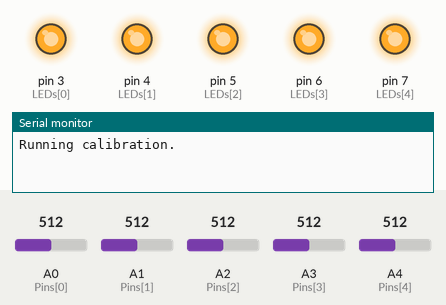
The sketch below on a simulated Arduino Uno, built with avr-gcc and run on an emulated ATmega328P. On the bench: output pins drawn as LEDs (lit = HIGH), the last lines printed to the serial monitor. Inputs (shaded band) come from the test bench; at power-on: A0 (Pins[0]) = 512, A1 (Pins[1]) = 512, A2 (Pins[2]) = 512, A3 (Pins[3]) = 512, A4 (Pins[4]) = 512.

Above: at 0.15 s.
At 3.1 s:
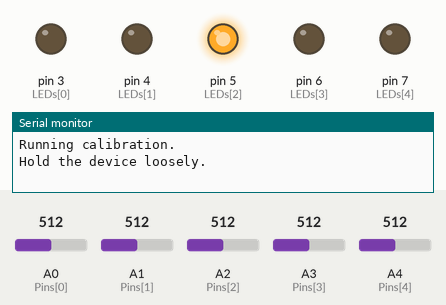
At 9.1 s:
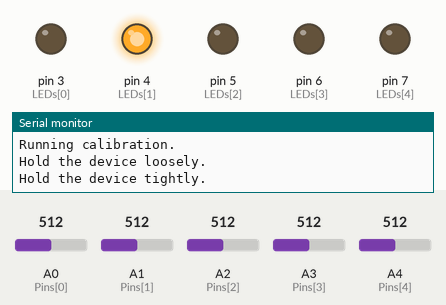
At 17.8 s:
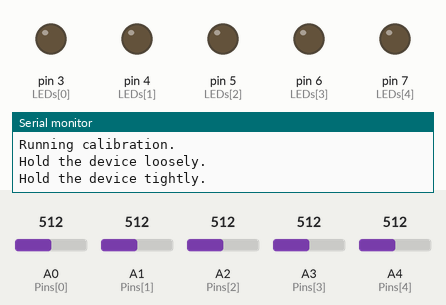
Timing chart, 0 to 19.3 s (numbered marks = the images above):
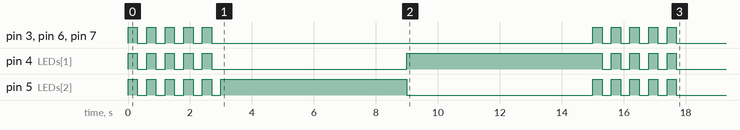

Measured:
- by itself, pin 4 (LEDs[1]): goes 4 × (HIGH 0.30 s, LOW 0.30 s), HIGH 0.30 s, LOW 6.3 s, HIGH 6.3 s, 4 × (LOW 0.30 s, HIGH 0.30 s), then LOW
- by itself, pin 5 (LEDs[2]): goes 5 × (HIGH 0.30 s, LOW 0.30 s), HIGH 6.0 s, LOW 6.0 s, 4 × (HIGH 0.30 s, LOW 0.30 s), HIGH 0.30 s, then LOW
- by itself, pin 3 (LEDs[0]), pin 6 (LEDs[3]), pin 7 (LEDs[4]): goes 4 × (HIGH 0.30 s, LOW 0.30 s), HIGH 0.30 s, LOW 12.3 s, 4 × (HIGH 0.30 s, LOW 0.30 s), HIGH 0.30 s, then LOW

The sketch:

HandRehabDevice_Final.ino
```cpp
/*
 * Erin Butler, Nithya Muralidaran, Arunagiri Ravichandran
 * Robots for Disability - ROBGY 6413
 * Final Prototype Project
 * Sensorized Therapy "Ball" for Improved Rehabilitation Feedback
 * Professor Kapilla
 * Fall 2022
 */

// Initialize variable for how many pressure sensor pins there are.
#define count 5

// Initialize array of sensor pins.
byte Pins[count] = {A0, A1, A2, A3, A4};
// Initialize array of LEDs
int LEDs[count] = {3, 4, 5, 6, 7};

//Initialize calibration values.
int minimum[count];
int maximum[count];
float goal = .8; // Goal pressure percentage as a decimal.
int threshold[count];

// Initialize an array for storing the voltages read from the sensor pins.
int voltages[count];

// Initialize functions.
void calibrateMode();

void setup() {
  Serial.begin(9600); // For debug

  // Set the analog pins to input. Set the LED pins to output.
  for (int i = 0; i < count; i++){
    pinMode(Pins[i], INPUT);
    pinMode(LEDs[i], OUTPUT);
  }
}

void loop() {
  /*
   * Run calibration to get minimum and maximum values. Calibration
   * needs to happen every time the device is turned on, especially
   * when device is switched between hands. Calibration will also
   * determine threshold values for each sensor.
   */
  Serial.println("Running calibration."); // For debug.
  calibrateMode();
  delay(2000);
  Serial.println("MIN   MAX   THRESHOLD"); // For debug.
  Serial.print(minimum[0]); // For debug.
  Serial.print("\t"); // For debug.
  Serial.print(maximum[0]); // For debug.
  Serial.print("\t"); // For debug.
  Serial.println(threshold[0]); // For debug.

  /*
   *  The following while loop is run infinitely until therapy is
   *  finished, the device is switched to a new hand, or a new
   *  exercise is to be completed.
   */
  while(1){
    Serial.println("Begin therapy."); // For debug.
    while(1){
      // Read the voltage value of each of the pressure sensors.
      for (int i = 0; i < count; i++) {
        voltages[i] = analogRead(Pins[i]);
      }
      Serial.print(voltages[0]); // For debug.
      Serial.print("\t"); // For debug.
      Serial.println(threshold[0]); // For debug.

      // Turn on LED if corresponding sensor has reached its threshold.
      for (int i = 0; i < count; i++){
        if (voltages[i] > threshold[i]) {
          digitalWrite(LEDs[i], HIGH);
        }
        // Turn LED off if measured value falls below the threshold.
        else {
          digitalWrite(LEDs[i], LOW);
        }
      }
      delay(80);
    }
  }
}

void calibrateMode(){
  // Reset the minimum and maximum array values.
  for (int i = 0; i < count; i++){
    minimum[i] = 1000;
    maximum[i] = 0;
  }

  // Flash all LEDs 5 times to indicate entering calibration mode.
  for (int i = 0; i < 5; i++){
    for (int j = 0; j < count; j++){
      digitalWrite(LEDs[j], HIGH);
    }
    delay(300);
    for (int j = 0; j < count; j++){
      digitalWrite(LEDs[j], LOW);
    }
    delay(300);
  }

  // Instruct user to hold the device loosely.
  Serial.println("Hold the device loosely.");
  // Turn the green LED on to indicate to the user to hold loosely.
  digitalWrite(LEDs[2], HIGH);
  delay(1000);
  // For each pressure sensor, find the minimum value detected.
  int t = millis();
  while((millis() - t) < 5000){
    for (int i = 0; i < count; i++) {
      voltages[i] = analogRead(Pins[i]);
      if (voltages[i] < minimum[i]){
        minimum[i] = voltages[i];
      }
    }
  }
  digitalWrite(LEDs[2], LOW);

  // Instruct user to hold the device tightly.
  Serial.println("Hold the device tightly.");
  // Turn the red LED on to indicate to the user to hold tightly.
  digitalWrite(LEDs[1], HIGH);
  delay(1000);
  // For each pressure sensor, find the maximum value detected.
  t = millis();
  while((millis() - t) < 5000){
    for (int i = 0; i < count; i++) {
      voltages[i] = analogRead(Pins[i]);
      if (voltages[i] > maximum[i]){
        maximum[i] = voltages[i];
      }
    }
  }
  digitalWrite(LEDs[1], LOW);

  /*
   *  Based on the goal percentage set above, determine threshold values
   *  for each sensor.
   */
  float temp[count];
  for (int i = 0; i < count; i++){
    temp[i] = (float (maximum[i] - minimum[i])) * goal;
    threshold[i] = minimum[i] + int (temp[i]);
  }

  // Flash all LEDs 5 times to indicate exiting calibration mode.
  for (int i = 0; i < 5; i++){
    for (int j = 0; j < count; j++){
      digitalWrite(LEDs[j], HIGH);
    }
    delay(300);
    for (int j = 0; j < count; j++){
      digitalWrite(LEDs[j], LOW);
    }
    delay(300);
  }
}
```
